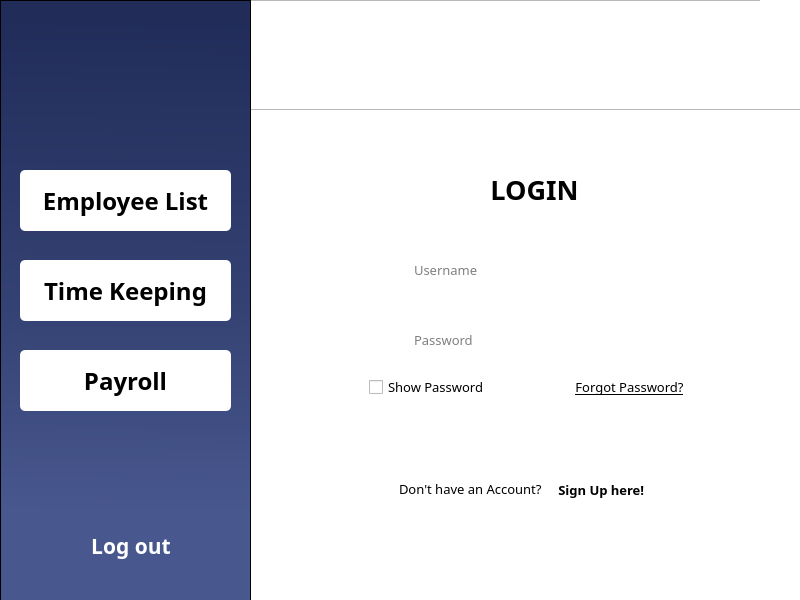
<?xml version="1.0" encoding="UTF-8"?>
<ui version="4.0">
 <class>MainWindow</class>
 <widget class="QMainWindow" name="MainWindow">
  <property name="geometry">
   <rect>
    <x>0</x>
    <y>0</y>
    <width>800</width>
    <height>600</height>
   </rect>
  </property>
  <property name="windowTitle">
   <string>MainWindow</string>
  </property>
  <property name="styleSheet">
   <string notr="true">#centralwidget {
background-color: white;
}

#userNameBarSignUp, #userNameBarForgot, #passAgainBar, #passBar, #passBar_3, #passAgainBar_3 {
	border: 1px solid &quot;#344273&quot;;
	border-radius: 3px;
}

#txtUsername, #txtPassword, #txtUsernameSignUp, #txtSignUpPassword,
#txtPrePassword, #txtUsernameForgot, #txtNewPassword, #txtPreNewPassword {
	background-color: transparent;
}

#btnSignUpHere, #btnForgotPass, #btnLoginHere, #btnBackToLogin, #btnBackToLogin_2 {
	border: none;
}

#btnForgotPass, #btnBackToLogin {
  text-decoration: underline;
}

#btnLogin, #btnSignUp, #btnResetPassword, #btnContinue {
	background-color: &quot;#344273&quot;;
	color: white;
	border-radius: 5px;
}

#btnLogin:hover, #btnSignUp:hover, #btnResetPassword:hover, #btnContinue:hover {
    background-color: &quot;#485994&quot;;
}

#btnReportBug {
	background-color: white;
	border: none;
}
</string>
  </property>
  <widget class="QWidget" name="centralwidget">
   <property name="styleSheet">
    <string notr="true">#btnLogin {
	background-color: &quot;#344273&quot;;
	color: white;
	border-radius: 5px;
}

#btnLogin:hover, #btnPayRoll:hover,  #btnTimeKeeping:hover, #btnEmployeeList:hover {
	background-color:&quot;#485994&quot;;
}</string>
   </property>
   <widget class="QFrame" name="header">
    <property name="geometry">
     <rect>
      <x>250</x>
      <y>0</y>
      <width>551</width>
      <height>110</height>
     </rect>
    </property>
    <property name="styleSheet">
     <string notr="true">#header{
background-color: &quot;#DCE5FE&quot;;
}</string>
    </property>
    <property name="frameShape">
     <enum>QFrame::StyledPanel</enum>
    </property>
    <property name="frameShadow">
     <enum>QFrame::Raised</enum>
    </property>
    <widget class="QPushButton" name="btnReportBug">
     <property name="geometry">
      <rect>
       <x>510</x>
       <y>0</y>
       <width>41</width>
       <height>31</height>
      </rect>
     </property>
     <property name="cursor">
      <cursorShape>PointingHandCursor</cursorShape>
     </property>
     <property name="focusPolicy">
      <enum>Qt::NoFocus</enum>
     </property>
     <property name="toolTip">
      <string>Report a Bug</string>
     </property>
     <property name="statusTip">
      <string/>
     </property>
     <property name="text">
      <string/>
     </property>
     <property name="icon">
      <iconset>
       <normaloff>../Icons/alert-triangle.svg</normaloff>../Icons/alert-triangle.svg</iconset>
     </property>
     <property name="iconSize">
      <size>
       <width>25</width>
       <height>24</height>
      </size>
     </property>
    </widget>
   </widget>
   <widget class="QFrame" name="sideBar">
    <property name="geometry">
     <rect>
      <x>0</x>
      <y>0</y>
      <width>251</width>
      <height>601</height>
     </rect>
    </property>
    <property name="styleSheet">
     <string notr="true">#sideBar{
	background-color: qlineargradient(spread:pad, x1:0.508, y1:0.0340909, x2:0.503051, y2:1, stop:0 rgba(33, 44, 89, 255), stop:0.497175 rgba(52, 66, 115, 255), stop:0.847458 rgba(72, 87, 142, 255))
}

#btnEmployeeList, #btnTimeKeeping, #btnPayRoll {
	background-color: white;
	border: 1px solid &quot;#344273&quot;;
	border-radius: 5px;
}

 #btnLogOut {
	background-color: none;
	border: none;
	color: white;
}</string>
    </property>
    <property name="frameShape">
     <enum>QFrame::StyledPanel</enum>
    </property>
    <property name="frameShadow">
     <enum>QFrame::Raised</enum>
    </property>
    <widget class="QPushButton" name="btnEmployeeList">
     <property name="geometry">
      <rect>
       <x>20</x>
       <y>170</y>
       <width>211</width>
       <height>61</height>
      </rect>
     </property>
     <property name="font">
      <font>
       <family>Poppins</family>
       <pointsize>18</pointsize>
       <weight>75</weight>
       <bold>true</bold>
      </font>
     </property>
     <property name="cursor">
      <cursorShape>PointingHandCursor</cursorShape>
     </property>
     <property name="layoutDirection">
      <enum>Qt::RightToLeft</enum>
     </property>
     <property name="styleSheet">
      <string notr="true"/>
     </property>
     <property name="text">
      <string>Employee List</string>
     </property>
     <property name="iconSize">
      <size>
       <width>20</width>
       <height>20</height>
      </size>
     </property>
    </widget>
    <widget class="QPushButton" name="btnTimeKeeping">
     <property name="geometry">
      <rect>
       <x>20</x>
       <y>260</y>
       <width>211</width>
       <height>61</height>
      </rect>
     </property>
     <property name="font">
      <font>
       <family>Poppins</family>
       <pointsize>18</pointsize>
       <weight>75</weight>
       <bold>true</bold>
      </font>
     </property>
     <property name="cursor">
      <cursorShape>PointingHandCursor</cursorShape>
     </property>
     <property name="layoutDirection">
      <enum>Qt::RightToLeft</enum>
     </property>
     <property name="styleSheet">
      <string notr="true"/>
     </property>
     <property name="text">
      <string>Time Keeping</string>
     </property>
     <property name="iconSize">
      <size>
       <width>20</width>
       <height>20</height>
      </size>
     </property>
    </widget>
    <widget class="QPushButton" name="btnPayRoll">
     <property name="geometry">
      <rect>
       <x>20</x>
       <y>350</y>
       <width>211</width>
       <height>61</height>
      </rect>
     </property>
     <property name="font">
      <font>
       <family>Poppins</family>
       <pointsize>18</pointsize>
       <weight>75</weight>
       <bold>true</bold>
      </font>
     </property>
     <property name="cursor">
      <cursorShape>PointingHandCursor</cursorShape>
     </property>
     <property name="layoutDirection">
      <enum>Qt::RightToLeft</enum>
     </property>
     <property name="styleSheet">
      <string notr="true"/>
     </property>
     <property name="text">
      <string>Payroll</string>
     </property>
     <property name="iconSize">
      <size>
       <width>20</width>
       <height>20</height>
      </size>
     </property>
    </widget>
    <widget class="QPushButton" name="btnLogOut">
     <property name="geometry">
      <rect>
       <x>20</x>
       <y>530</y>
       <width>211</width>
       <height>31</height>
      </rect>
     </property>
     <property name="font">
      <font>
       <family>Poppins</family>
       <pointsize>16</pointsize>
       <weight>75</weight>
       <bold>true</bold>
      </font>
     </property>
     <property name="cursor">
      <cursorShape>PointingHandCursor</cursorShape>
     </property>
     <property name="layoutDirection">
      <enum>Qt::LeftToRight</enum>
     </property>
     <property name="styleSheet">
      <string notr="true"/>
     </property>
     <property name="text">
      <string>  Log out</string>
     </property>
     <property name="icon">
      <iconset>
       <normaloff>../Icons/log-out.svg</normaloff>../Icons/log-out.svg</iconset>
     </property>
     <property name="iconSize">
      <size>
       <width>25</width>
       <height>25</height>
      </size>
     </property>
    </widget>
   </widget>
   <widget class="QWidget" name="mainBody" native="true">
    <property name="geometry">
     <rect>
      <x>250</x>
      <y>110</y>
      <width>551</width>
      <height>491</height>
     </rect>
    </property>
    <property name="toolTip">
     <string/>
    </property>
    <widget class="QStackedWidget" name="stackedWidget">
     <property name="geometry">
      <rect>
       <x>9</x>
       <y>9</y>
       <width>531</width>
       <height>471</height>
      </rect>
     </property>
     <property name="currentIndex">
      <number>0</number>
     </property>
     <widget class="QWidget" name="loginPage">
      <widget class="QLabel" name="loginLabel">
       <property name="geometry">
        <rect>
         <x>170</x>
         <y>50</y>
         <width>211</width>
         <height>41</height>
        </rect>
       </property>
       <property name="font">
        <font>
         <family>Poppins</family>
         <pointsize>20</pointsize>
         <weight>75</weight>
         <bold>true</bold>
        </font>
       </property>
       <property name="text">
        <string>LOGIN</string>
       </property>
       <property name="alignment">
        <set>Qt::AlignCenter</set>
       </property>
      </widget>
      <widget class="QFrame" name="userNameBar">
       <property name="geometry">
        <rect>
         <x>110</x>
         <y>130</y>
         <width>321</width>
         <height>41</height>
        </rect>
       </property>
       <property name="focusPolicy">
        <enum>Qt::StrongFocus</enum>
       </property>
       <property name="styleSheet">
        <string notr="true">#userNameBar {
	border: 1px solid &quot;#344273&quot;;
	border-radius: 3px;
}</string>
       </property>
       <property name="frameShape">
        <enum>QFrame::StyledPanel</enum>
       </property>
       <property name="frameShadow">
        <enum>QFrame::Raised</enum>
       </property>
       <widget class="QLineEdit" name="txtUsername">
        <property name="geometry">
         <rect>
          <x>43</x>
          <y>10</y>
          <width>261</width>
          <height>21</height>
         </rect>
        </property>
        <property name="font">
         <font>
          <family>Poppins</family>
          <pointsize>10</pointsize>
         </font>
        </property>
        <property name="focusPolicy">
         <enum>Qt::StrongFocus</enum>
        </property>
        <property name="styleSheet">
         <string notr="true">#txtSearch{

}</string>
        </property>
        <property name="text">
         <string/>
        </property>
        <property name="frame">
         <bool>false</bool>
        </property>
        <property name="placeholderText">
         <string>Username</string>
        </property>
       </widget>
       <widget class="QLabel" name="iconUsername">
        <property name="geometry">
         <rect>
          <x>10</x>
          <y>10</y>
          <width>31</width>
          <height>21</height>
         </rect>
        </property>
        <property name="styleSheet">
         <string notr="true">#searchIcon{
	background-color: white;
}</string>
        </property>
        <property name="text">
         <string/>
        </property>
        <property name="pixmap">
         <pixmap>../Icons/user-name.svg</pixmap>
        </property>
        <property name="scaledContents">
         <bool>false</bool>
        </property>
        <property name="alignment">
         <set>Qt::AlignCenter</set>
        </property>
       </widget>
      </widget>
      <widget class="QFrame" name="passwordBar">
       <property name="geometry">
        <rect>
         <x>110</x>
         <y>200</y>
         <width>321</width>
         <height>41</height>
        </rect>
       </property>
       <property name="focusPolicy">
        <enum>Qt::StrongFocus</enum>
       </property>
       <property name="styleSheet">
        <string notr="true">#passwordBar {
	border: 1px solid &quot;#344273&quot;;
	border-radius: 3px;
}</string>
       </property>
       <property name="frameShape">
        <enum>QFrame::StyledPanel</enum>
       </property>
       <property name="frameShadow">
        <enum>QFrame::Raised</enum>
       </property>
       <widget class="QLineEdit" name="txtPassword">
        <property name="geometry">
         <rect>
          <x>43</x>
          <y>10</y>
          <width>261</width>
          <height>21</height>
         </rect>
        </property>
        <property name="font">
         <font>
          <family>Poppins</family>
          <pointsize>10</pointsize>
         </font>
        </property>
        <property name="focusPolicy">
         <enum>Qt::StrongFocus</enum>
        </property>
        <property name="styleSheet">
         <string notr="true">#txtSearch{

}</string>
        </property>
        <property name="text">
         <string/>
        </property>
        <property name="frame">
         <bool>false</bool>
        </property>
        <property name="echoMode">
         <enum>QLineEdit::Password</enum>
        </property>
        <property name="placeholderText">
         <string>Password</string>
        </property>
       </widget>
       <widget class="QLabel" name="iconPassword">
        <property name="geometry">
         <rect>
          <x>10</x>
          <y>0</y>
          <width>31</width>
          <height>41</height>
         </rect>
        </property>
        <property name="styleSheet">
         <string notr="true">#searchIcon{
	background-color: white;
}</string>
        </property>
        <property name="text">
         <string/>
        </property>
        <property name="pixmap">
         <pixmap>../Icons/lock.svg</pixmap>
        </property>
        <property name="scaledContents">
         <bool>false</bool>
        </property>
        <property name="alignment">
         <set>Qt::AlignCenter</set>
        </property>
       </widget>
      </widget>
      <widget class="QPushButton" name="btnLogin">
       <property name="geometry">
        <rect>
         <x>110</x>
         <y>300</y>
         <width>321</width>
         <height>41</height>
        </rect>
       </property>
       <property name="font">
        <font>
         <family>Poppins</family>
         <pointsize>12</pointsize>
         <weight>75</weight>
         <bold>true</bold>
        </font>
       </property>
       <property name="cursor">
        <cursorShape>PointingHandCursor</cursorShape>
       </property>
       <property name="styleSheet">
        <string notr="true"/>
       </property>
       <property name="text">
        <string>Log in</string>
       </property>
       <property name="icon">
        <iconset>
         <normaloff>../../MainFrame/Resources/Icons/user-plus.svg</normaloff>../../MainFrame/Resources/Icons/user-plus.svg</iconset>
       </property>
       <property name="iconSize">
        <size>
         <width>22</width>
         <height>22</height>
        </size>
       </property>
      </widget>
      <widget class="QCheckBox" name="cbShowLogInPass">
       <property name="geometry">
        <rect>
         <x>110</x>
         <y>260</y>
         <width>131</width>
         <height>16</height>
        </rect>
       </property>
       <property name="font">
        <font>
         <family>Poppins</family>
         <pointsize>10</pointsize>
        </font>
       </property>
       <property name="cursor">
        <cursorShape>PointingHandCursor</cursorShape>
       </property>
       <property name="text">
        <string>Show Password</string>
       </property>
      </widget>
      <widget class="QLabel" name="label">
       <property name="geometry">
        <rect>
         <x>140</x>
         <y>360</y>
         <width>151</width>
         <height>20</height>
        </rect>
       </property>
       <property name="font">
        <font>
         <family>Poppins</family>
         <pointsize>10</pointsize>
        </font>
       </property>
       <property name="text">
        <string>Don't have an Account?</string>
       </property>
      </widget>
      <widget class="QPushButton" name="btnSignUpHere">
       <property name="geometry">
        <rect>
         <x>290</x>
         <y>360</y>
         <width>101</width>
         <height>21</height>
        </rect>
       </property>
       <property name="font">
        <font>
         <family>Poppins</family>
         <pointsize>10</pointsize>
         <weight>75</weight>
         <bold>true</bold>
        </font>
       </property>
       <property name="cursor">
        <cursorShape>PointingHandCursor</cursorShape>
       </property>
       <property name="focusPolicy">
        <enum>Qt::NoFocus</enum>
       </property>
       <property name="styleSheet">
        <string notr="true"/>
       </property>
       <property name="text">
        <string> Sign Up here!</string>
       </property>
      </widget>
      <widget class="QPushButton" name="btnForgotPass">
       <property name="geometry">
        <rect>
         <x>310</x>
         <y>260</y>
         <width>121</width>
         <height>16</height>
        </rect>
       </property>
       <property name="font">
        <font>
         <family>Poppins</family>
         <pointsize>10</pointsize>
         <weight>50</weight>
         <bold>false</bold>
         <underline>true</underline>
        </font>
       </property>
       <property name="cursor">
        <cursorShape>PointingHandCursor</cursorShape>
       </property>
       <property name="focusPolicy">
        <enum>Qt::NoFocus</enum>
       </property>
       <property name="styleSheet">
        <string notr="true">#btnSignUpHere {
	border: none;
}</string>
       </property>
       <property name="text">
        <string>Forgot Password?</string>
       </property>
      </widget>
     </widget>
     <widget class="QWidget" name="signUpPage">
      <widget class="QLabel" name="signUpLabel">
       <property name="geometry">
        <rect>
         <x>170</x>
         <y>40</y>
         <width>211</width>
         <height>41</height>
        </rect>
       </property>
       <property name="font">
        <font>
         <family>Poppins</family>
         <pointsize>20</pointsize>
         <weight>75</weight>
         <bold>true</bold>
        </font>
       </property>
       <property name="text">
        <string>SIGN UP</string>
       </property>
       <property name="alignment">
        <set>Qt::AlignCenter</set>
       </property>
      </widget>
      <widget class="QFrame" name="userNameBarSignUp">
       <property name="geometry">
        <rect>
         <x>110</x>
         <y>100</y>
         <width>321</width>
         <height>41</height>
        </rect>
       </property>
       <property name="focusPolicy">
        <enum>Qt::StrongFocus</enum>
       </property>
       <property name="styleSheet">
        <string notr="true">#userNameBar {
	border: 1px solid &quot;#344273&quot;;
	border-radius: 3px;
}</string>
       </property>
       <property name="frameShape">
        <enum>QFrame::StyledPanel</enum>
       </property>
       <property name="frameShadow">
        <enum>QFrame::Raised</enum>
       </property>
       <widget class="QLineEdit" name="txtUsernameSignUp">
        <property name="geometry">
         <rect>
          <x>43</x>
          <y>10</y>
          <width>261</width>
          <height>21</height>
         </rect>
        </property>
        <property name="font">
         <font>
          <family>Poppins</family>
          <pointsize>10</pointsize>
         </font>
        </property>
        <property name="focusPolicy">
         <enum>Qt::StrongFocus</enum>
        </property>
        <property name="styleSheet">
         <string notr="true">#txtSearch{

}</string>
        </property>
        <property name="text">
         <string/>
        </property>
        <property name="frame">
         <bool>false</bool>
        </property>
        <property name="placeholderText">
         <string>Username</string>
        </property>
       </widget>
       <widget class="QLabel" name="iconUser">
        <property name="geometry">
         <rect>
          <x>10</x>
          <y>10</y>
          <width>31</width>
          <height>21</height>
         </rect>
        </property>
        <property name="styleSheet">
         <string notr="true">#searchIcon{
	background-color: white;
}</string>
        </property>
        <property name="text">
         <string/>
        </property>
        <property name="pixmap">
         <pixmap>../Icons/user-name.svg</pixmap>
        </property>
        <property name="scaledContents">
         <bool>false</bool>
        </property>
        <property name="alignment">
         <set>Qt::AlignCenter</set>
        </property>
       </widget>
      </widget>
      <widget class="QFrame" name="passBar">
       <property name="geometry">
        <rect>
         <x>110</x>
         <y>170</y>
         <width>321</width>
         <height>41</height>
        </rect>
       </property>
       <property name="focusPolicy">
        <enum>Qt::StrongFocus</enum>
       </property>
       <property name="styleSheet">
        <string notr="true">#passwordBar {
	border: 1px solid &quot;#344273&quot;;
	border-radius: 3px;
}</string>
       </property>
       <property name="frameShape">
        <enum>QFrame::StyledPanel</enum>
       </property>
       <property name="frameShadow">
        <enum>QFrame::Raised</enum>
       </property>
       <widget class="QLineEdit" name="txtPrePassword">
        <property name="geometry">
         <rect>
          <x>43</x>
          <y>10</y>
          <width>261</width>
          <height>21</height>
         </rect>
        </property>
        <property name="font">
         <font>
          <family>Poppins</family>
          <pointsize>10</pointsize>
         </font>
        </property>
        <property name="focusPolicy">
         <enum>Qt::StrongFocus</enum>
        </property>
        <property name="styleSheet">
         <string notr="true">#txtSearch{

}</string>
        </property>
        <property name="text">
         <string/>
        </property>
        <property name="frame">
         <bool>false</bool>
        </property>
        <property name="echoMode">
         <enum>QLineEdit::Password</enum>
        </property>
        <property name="placeholderText">
         <string>Password</string>
        </property>
       </widget>
       <widget class="QLabel" name="iconPassword_8">
        <property name="geometry">
         <rect>
          <x>10</x>
          <y>10</y>
          <width>31</width>
          <height>21</height>
         </rect>
        </property>
        <property name="styleSheet">
         <string notr="true">#searchIcon{
	background-color: white;
}</string>
        </property>
        <property name="text">
         <string/>
        </property>
        <property name="pixmap">
         <pixmap>../Icons/key.svg</pixmap>
        </property>
        <property name="scaledContents">
         <bool>false</bool>
        </property>
        <property name="alignment">
         <set>Qt::AlignCenter</set>
        </property>
       </widget>
      </widget>
      <widget class="QFrame" name="passAgainBar">
       <property name="geometry">
        <rect>
         <x>110</x>
         <y>240</y>
         <width>321</width>
         <height>41</height>
        </rect>
       </property>
       <property name="focusPolicy">
        <enum>Qt::StrongFocus</enum>
       </property>
       <property name="styleSheet">
        <string notr="true">#passwordBar {
	border: 1px solid &quot;#344273&quot;;
	border-radius: 3px;
}</string>
       </property>
       <property name="frameShape">
        <enum>QFrame::StyledPanel</enum>
       </property>
       <property name="frameShadow">
        <enum>QFrame::Raised</enum>
       </property>
       <widget class="QLineEdit" name="txtSignUpPassword">
        <property name="geometry">
         <rect>
          <x>43</x>
          <y>10</y>
          <width>261</width>
          <height>21</height>
         </rect>
        </property>
        <property name="font">
         <font>
          <family>Poppins</family>
          <pointsize>10</pointsize>
         </font>
        </property>
        <property name="focusPolicy">
         <enum>Qt::StrongFocus</enum>
        </property>
        <property name="styleSheet">
         <string notr="true">#txtSearch{

}</string>
        </property>
        <property name="text">
         <string/>
        </property>
        <property name="frame">
         <bool>false</bool>
        </property>
        <property name="echoMode">
         <enum>QLineEdit::Password</enum>
        </property>
        <property name="placeholderText">
         <string>Re-enter Password</string>
        </property>
       </widget>
       <widget class="QLabel" name="iconPassword_9">
        <property name="geometry">
         <rect>
          <x>10</x>
          <y>10</y>
          <width>31</width>
          <height>21</height>
         </rect>
        </property>
        <property name="styleSheet">
         <string notr="true">#searchIcon{
	background-color: white;
}</string>
        </property>
        <property name="text">
         <string/>
        </property>
        <property name="pixmap">
         <pixmap>../Icons/key.svg</pixmap>
        </property>
        <property name="scaledContents">
         <bool>false</bool>
        </property>
        <property name="alignment">
         <set>Qt::AlignCenter</set>
        </property>
       </widget>
      </widget>
      <widget class="QCheckBox" name="cbShowSignUpPass">
       <property name="geometry">
        <rect>
         <x>110</x>
         <y>300</y>
         <width>131</width>
         <height>16</height>
        </rect>
       </property>
       <property name="font">
        <font>
         <family>Poppins</family>
         <pointsize>10</pointsize>
        </font>
       </property>
       <property name="cursor">
        <cursorShape>PointingHandCursor</cursorShape>
       </property>
       <property name="text">
        <string>Show Password</string>
       </property>
      </widget>
      <widget class="QPushButton" name="btnSignUp">
       <property name="geometry">
        <rect>
         <x>110</x>
         <y>340</y>
         <width>321</width>
         <height>41</height>
        </rect>
       </property>
       <property name="font">
        <font>
         <family>Poppins</family>
         <pointsize>12</pointsize>
         <weight>75</weight>
         <bold>true</bold>
        </font>
       </property>
       <property name="cursor">
        <cursorShape>PointingHandCursor</cursorShape>
       </property>
       <property name="styleSheet">
        <string notr="true"/>
       </property>
       <property name="text">
        <string>Sign Up</string>
       </property>
       <property name="icon">
        <iconset>
         <normaloff>../../MainFrame/Resources/Icons/user-plus.svg</normaloff>../../MainFrame/Resources/Icons/user-plus.svg</iconset>
       </property>
       <property name="iconSize">
        <size>
         <width>22</width>
         <height>22</height>
        </size>
       </property>
      </widget>
      <widget class="QLabel" name="label_8">
       <property name="geometry">
        <rect>
         <x>130</x>
         <y>400</y>
         <width>171</width>
         <height>20</height>
        </rect>
       </property>
       <property name="font">
        <font>
         <family>Poppins</family>
         <pointsize>10</pointsize>
        </font>
       </property>
       <property name="text">
        <string>Already have an Account?</string>
       </property>
      </widget>
      <widget class="QPushButton" name="btnLoginHere">
       <property name="geometry">
        <rect>
         <x>300</x>
         <y>400</y>
         <width>91</width>
         <height>21</height>
        </rect>
       </property>
       <property name="font">
        <font>
         <family>Poppins</family>
         <pointsize>10</pointsize>
         <weight>75</weight>
         <bold>true</bold>
        </font>
       </property>
       <property name="cursor">
        <cursorShape>PointingHandCursor</cursorShape>
       </property>
       <property name="focusPolicy">
        <enum>Qt::NoFocus</enum>
       </property>
       <property name="styleSheet">
        <string notr="true"/>
       </property>
       <property name="text">
        <string>Log in here!</string>
       </property>
      </widget>
     </widget>
     <widget class="QWidget" name="forgotPassPage">
      <widget class="QLabel" name="loginLabel_2">
       <property name="geometry">
        <rect>
         <x>110</x>
         <y>70</y>
         <width>321</width>
         <height>41</height>
        </rect>
       </property>
       <property name="font">
        <font>
         <family>Poppins</family>
         <pointsize>20</pointsize>
         <weight>75</weight>
         <bold>true</bold>
        </font>
       </property>
       <property name="text">
        <string>FORGOT PASSWORD?</string>
       </property>
       <property name="alignment">
        <set>Qt::AlignCenter</set>
       </property>
      </widget>
      <widget class="QFrame" name="userNameBarForgot">
       <property name="geometry">
        <rect>
         <x>110</x>
         <y>190</y>
         <width>321</width>
         <height>41</height>
        </rect>
       </property>
       <property name="focusPolicy">
        <enum>Qt::StrongFocus</enum>
       </property>
       <property name="styleSheet">
        <string notr="true">#userNameBar {
	border: 1px solid &quot;#344273&quot;;
	border-radius: 3px;
}</string>
       </property>
       <property name="frameShape">
        <enum>QFrame::StyledPanel</enum>
       </property>
       <property name="frameShadow">
        <enum>QFrame::Raised</enum>
       </property>
       <widget class="QLineEdit" name="txtUsernameForgot">
        <property name="geometry">
         <rect>
          <x>43</x>
          <y>10</y>
          <width>261</width>
          <height>21</height>
         </rect>
        </property>
        <property name="font">
         <font>
          <family>Poppins</family>
          <pointsize>10</pointsize>
         </font>
        </property>
        <property name="focusPolicy">
         <enum>Qt::StrongFocus</enum>
        </property>
        <property name="styleSheet">
         <string notr="true">#txtSearch{

}</string>
        </property>
        <property name="text">
         <string/>
        </property>
        <property name="frame">
         <bool>false</bool>
        </property>
        <property name="placeholderText">
         <string>Username</string>
        </property>
       </widget>
       <widget class="QLabel" name="iconUser_3">
        <property name="geometry">
         <rect>
          <x>10</x>
          <y>10</y>
          <width>31</width>
          <height>21</height>
         </rect>
        </property>
        <property name="styleSheet">
         <string notr="true">#searchIcon{
	background-color: white;
}</string>
        </property>
        <property name="text">
         <string/>
        </property>
        <property name="pixmap">
         <pixmap>../Icons/user-name.svg</pixmap>
        </property>
        <property name="scaledContents">
         <bool>false</bool>
        </property>
        <property name="alignment">
         <set>Qt::AlignCenter</set>
        </property>
       </widget>
      </widget>
      <widget class="QPushButton" name="btnBackToLogin">
       <property name="geometry">
        <rect>
         <x>220</x>
         <y>330</y>
         <width>101</width>
         <height>21</height>
        </rect>
       </property>
       <property name="font">
        <font>
         <family>Poppins</family>
         <pointsize>10</pointsize>
         <weight>50</weight>
         <bold>false</bold>
         <underline>true</underline>
        </font>
       </property>
       <property name="cursor">
        <cursorShape>PointingHandCursor</cursorShape>
       </property>
       <property name="focusPolicy">
        <enum>Qt::NoFocus</enum>
       </property>
       <property name="styleSheet">
        <string notr="true"/>
       </property>
       <property name="text">
        <string>Back to Log in</string>
       </property>
      </widget>
      <widget class="QPushButton" name="btnContinue">
       <property name="geometry">
        <rect>
         <x>110</x>
         <y>260</y>
         <width>321</width>
         <height>41</height>
        </rect>
       </property>
       <property name="font">
        <font>
         <family>Poppins</family>
         <pointsize>12</pointsize>
         <weight>75</weight>
         <bold>true</bold>
        </font>
       </property>
       <property name="cursor">
        <cursorShape>PointingHandCursor</cursorShape>
       </property>
       <property name="styleSheet">
        <string notr="true"/>
       </property>
       <property name="text">
        <string>Continue</string>
       </property>
       <property name="icon">
        <iconset>
         <normaloff>../../MainFrame/Resources/Icons/user-plus.svg</normaloff>../../MainFrame/Resources/Icons/user-plus.svg</iconset>
       </property>
       <property name="iconSize">
        <size>
         <width>22</width>
         <height>22</height>
        </size>
       </property>
      </widget>
      <widget class="QLabel" name="label_2">
       <property name="geometry">
        <rect>
         <x>120</x>
         <y>110</y>
         <width>301</width>
         <height>41</height>
        </rect>
       </property>
       <property name="font">
        <font>
         <family>Poppins</family>
         <pointsize>10</pointsize>
        </font>
       </property>
       <property name="text">
        <string>Enter the username assocciated to your account to proceed.</string>
       </property>
       <property name="alignment">
        <set>Qt::AlignCenter</set>
       </property>
       <property name="wordWrap">
        <bool>true</bool>
       </property>
      </widget>
     </widget>
     <widget class="QWidget" name="resetPassPage">
      <widget class="QLabel" name="loginLabel_3">
       <property name="geometry">
        <rect>
         <x>110</x>
         <y>30</y>
         <width>321</width>
         <height>41</height>
        </rect>
       </property>
       <property name="font">
        <font>
         <family>Poppins</family>
         <pointsize>20</pointsize>
         <weight>75</weight>
         <bold>true</bold>
        </font>
       </property>
       <property name="text">
        <string>RESET PASSWORD</string>
       </property>
       <property name="alignment">
        <set>Qt::AlignCenter</set>
       </property>
      </widget>
      <widget class="QFrame" name="passBar_3">
       <property name="geometry">
        <rect>
         <x>110</x>
         <y>140</y>
         <width>321</width>
         <height>41</height>
        </rect>
       </property>
       <property name="focusPolicy">
        <enum>Qt::StrongFocus</enum>
       </property>
       <property name="styleSheet">
        <string notr="true">#passwordBar {
	border: 1px solid &quot;#344273&quot;;
	border-radius: 3px;
}</string>
       </property>
       <property name="frameShape">
        <enum>QFrame::StyledPanel</enum>
       </property>
       <property name="frameShadow">
        <enum>QFrame::Raised</enum>
       </property>
       <widget class="QLineEdit" name="txtPreNewPassword">
        <property name="geometry">
         <rect>
          <x>43</x>
          <y>10</y>
          <width>261</width>
          <height>21</height>
         </rect>
        </property>
        <property name="font">
         <font>
          <family>Poppins</family>
          <pointsize>10</pointsize>
         </font>
        </property>
        <property name="focusPolicy">
         <enum>Qt::StrongFocus</enum>
        </property>
        <property name="styleSheet">
         <string notr="true">#txtSearch{

}</string>
        </property>
        <property name="text">
         <string/>
        </property>
        <property name="frame">
         <bool>false</bool>
        </property>
        <property name="echoMode">
         <enum>QLineEdit::Password</enum>
        </property>
        <property name="placeholderText">
         <string>New Password</string>
        </property>
       </widget>
       <widget class="QLabel" name="iconPassword_13">
        <property name="geometry">
         <rect>
          <x>10</x>
          <y>10</y>
          <width>31</width>
          <height>21</height>
         </rect>
        </property>
        <property name="styleSheet">
         <string notr="true">#searchIcon{
	background-color: white;
}</string>
        </property>
        <property name="text">
         <string/>
        </property>
        <property name="pixmap">
         <pixmap>../Icons/key.svg</pixmap>
        </property>
        <property name="scaledContents">
         <bool>false</bool>
        </property>
        <property name="alignment">
         <set>Qt::AlignCenter</set>
        </property>
       </widget>
      </widget>
      <widget class="QFrame" name="passAgainBar_3">
       <property name="geometry">
        <rect>
         <x>110</x>
         <y>210</y>
         <width>321</width>
         <height>41</height>
        </rect>
       </property>
       <property name="focusPolicy">
        <enum>Qt::StrongFocus</enum>
       </property>
       <property name="styleSheet">
        <string notr="true">#passwordBar {
	border: 1px solid &quot;#344273&quot;;
	border-radius: 3px;
}</string>
       </property>
       <property name="frameShape">
        <enum>QFrame::StyledPanel</enum>
       </property>
       <property name="frameShadow">
        <enum>QFrame::Raised</enum>
       </property>
       <widget class="QLineEdit" name="txtNewPassword">
        <property name="geometry">
         <rect>
          <x>43</x>
          <y>10</y>
          <width>261</width>
          <height>21</height>
         </rect>
        </property>
        <property name="font">
         <font>
          <family>Poppins</family>
          <pointsize>10</pointsize>
         </font>
        </property>
        <property name="focusPolicy">
         <enum>Qt::StrongFocus</enum>
        </property>
        <property name="styleSheet">
         <string notr="true">#txtSearch{

}</string>
        </property>
        <property name="text">
         <string/>
        </property>
        <property name="frame">
         <bool>false</bool>
        </property>
        <property name="echoMode">
         <enum>QLineEdit::Password</enum>
        </property>
        <property name="placeholderText">
         <string>Verify Password</string>
        </property>
       </widget>
       <widget class="QLabel" name="iconPassword_14">
        <property name="geometry">
         <rect>
          <x>10</x>
          <y>10</y>
          <width>31</width>
          <height>21</height>
         </rect>
        </property>
        <property name="styleSheet">
         <string notr="true">#searchIcon{
	background-color: white;
}</string>
        </property>
        <property name="text">
         <string/>
        </property>
        <property name="pixmap">
         <pixmap>../Icons/key.svg</pixmap>
        </property>
        <property name="scaledContents">
         <bool>false</bool>
        </property>
        <property name="alignment">
         <set>Qt::AlignCenter</set>
        </property>
       </widget>
      </widget>
      <widget class="QCheckBox" name="cbShowForgotPass">
       <property name="geometry">
        <rect>
         <x>110</x>
         <y>280</y>
         <width>131</width>
         <height>16</height>
        </rect>
       </property>
       <property name="font">
        <font>
         <family>Poppins</family>
         <pointsize>10</pointsize>
        </font>
       </property>
       <property name="cursor">
        <cursorShape>PointingHandCursor</cursorShape>
       </property>
       <property name="text">
        <string>Show Password</string>
       </property>
      </widget>
      <widget class="QPushButton" name="btnResetPassword">
       <property name="geometry">
        <rect>
         <x>110</x>
         <y>330</y>
         <width>321</width>
         <height>41</height>
        </rect>
       </property>
       <property name="font">
        <font>
         <family>Poppins</family>
         <pointsize>12</pointsize>
         <weight>75</weight>
         <bold>true</bold>
        </font>
       </property>
       <property name="cursor">
        <cursorShape>PointingHandCursor</cursorShape>
       </property>
       <property name="styleSheet">
        <string notr="true"/>
       </property>
       <property name="text">
        <string>Reset Password</string>
       </property>
       <property name="icon">
        <iconset>
         <normaloff>../../MainFrame/Resources/Icons/user-plus.svg</normaloff>../../MainFrame/Resources/Icons/user-plus.svg</iconset>
       </property>
       <property name="iconSize">
        <size>
         <width>22</width>
         <height>22</height>
        </size>
       </property>
      </widget>
      <widget class="QPushButton" name="btnBackToLogin_2">
       <property name="geometry">
        <rect>
         <x>220</x>
         <y>390</y>
         <width>101</width>
         <height>21</height>
        </rect>
       </property>
       <property name="font">
        <font>
         <family>Poppins</family>
         <pointsize>10</pointsize>
         <weight>50</weight>
         <bold>false</bold>
         <underline>true</underline>
        </font>
       </property>
       <property name="cursor">
        <cursorShape>PointingHandCursor</cursorShape>
       </property>
       <property name="focusPolicy">
        <enum>Qt::NoFocus</enum>
       </property>
       <property name="styleSheet">
        <string notr="true"/>
       </property>
       <property name="text">
        <string>Back to Log in</string>
       </property>
      </widget>
      <widget class="QLabel" name="label_3">
       <property name="geometry">
        <rect>
         <x>160</x>
         <y>70</y>
         <width>211</width>
         <height>41</height>
        </rect>
       </property>
       <property name="font">
        <font>
         <family>Poppins</family>
         <pointsize>10</pointsize>
        </font>
       </property>
       <property name="text">
        <string>Your identity has been verified. Set your new password.</string>
       </property>
       <property name="alignment">
        <set>Qt::AlignCenter</set>
       </property>
       <property name="wordWrap">
        <bool>true</bool>
       </property>
      </widget>
     </widget>
    </widget>
   </widget>
  </widget>
 </widget>
 <tabstops>
  <tabstop>userNameBar</tabstop>
  <tabstop>passwordBar</tabstop>
  <tabstop>cbShowLogInPass</tabstop>
  <tabstop>btnForgotPass</tabstop>
  <tabstop>btnLogin</tabstop>
  <tabstop>btnSignUpHere</tabstop>
  <tabstop>userNameBarSignUp</tabstop>
  <tabstop>passBar</tabstop>
  <tabstop>passAgainBar</tabstop>
  <tabstop>cbShowSignUpPass</tabstop>
  <tabstop>btnSignUp</tabstop>
  <tabstop>btnLoginHere</tabstop>
  <tabstop>userNameBarForgot</tabstop>
  <tabstop>btnContinue</tabstop>
  <tabstop>btnBackToLogin</tabstop>
  <tabstop>passBar_3</tabstop>
  <tabstop>passAgainBar_3</tabstop>
  <tabstop>cbShowForgotPass</tabstop>
  <tabstop>btnResetPassword</tabstop>
  <tabstop>btnBackToLogin_2</tabstop>
  <tabstop>btnEmployeeList</tabstop>
  <tabstop>btnTimeKeeping</tabstop>
  <tabstop>btnPayRoll</tabstop>
  <tabstop>btnLogOut</tabstop>
 </tabstops>
 <resources/>
 <connections/>
</ui>
